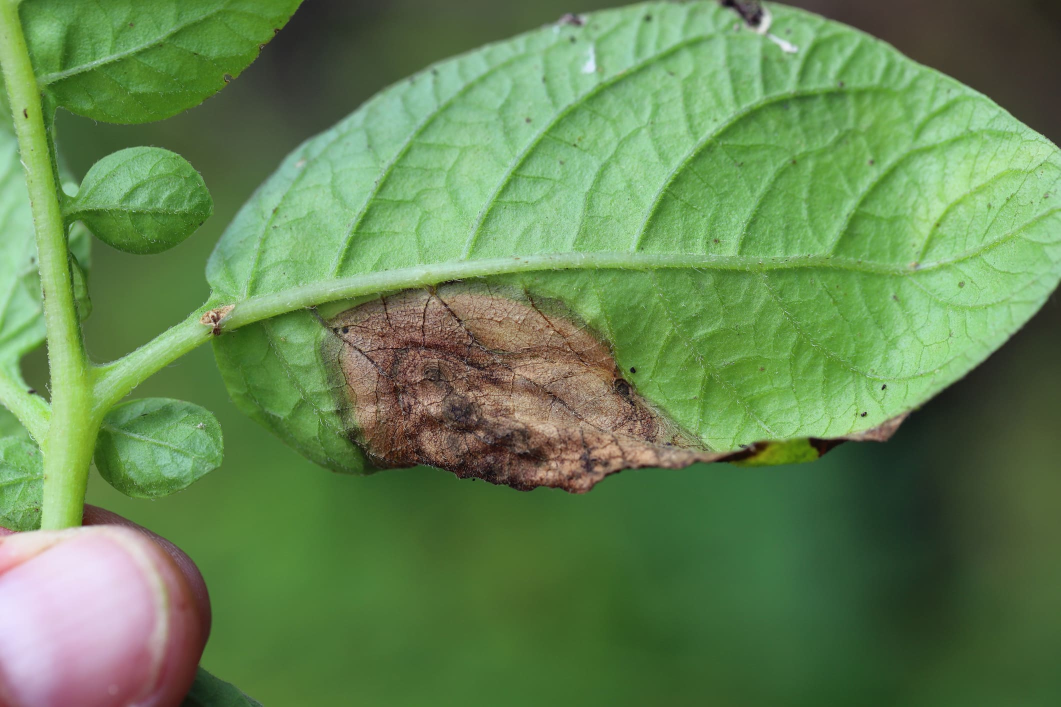
#> input picture test1 copy.png, 2121 x 1414 px (shown at 1/2 size)
$ python -i severity.py   (imports and definitions only)
#> lines starting #> are read from the running program, lines starting #| are printed output that depends on the picture; after the words box and inside, x2 and y2 are one past the last pixel; in counts of white or black regions, pixels touching at a corner belong together
import cv2
import numpy as np
from app.config import HEATMAP_THRESHOLD, MILD_THRESHOLD, MODERATE_THRESHOLD
def segment_leaf_mask(image_rgb):
    """
    Broader leaf segmentation:
    includes green + yellow + brown plant tissue.
    This works better for diseased leaves than green-only masking.
    """
    image_bgr = cv2.cvtColor(image_rgb, cv2.COLOR_RGB2BGR)
#> image_bgr is the input picture: shape (1414, 2121, 3); mean B, G, R 82.8, 133.8, 100.6
    hsv = cv2.cvtColor(image_bgr, cv2.COLOR_RGB2HSV)
#> hsv: shape (1414, 2121, 3); mean H, S, V 74.5, 109.3, 137.4

    # Green healthy tissue
    lower_green = np.array([20, 25, 20])
    upper_green = np.array([95, 255, 255])
    mask_green = cv2.inRange(hsv, lower_green, upper_green)
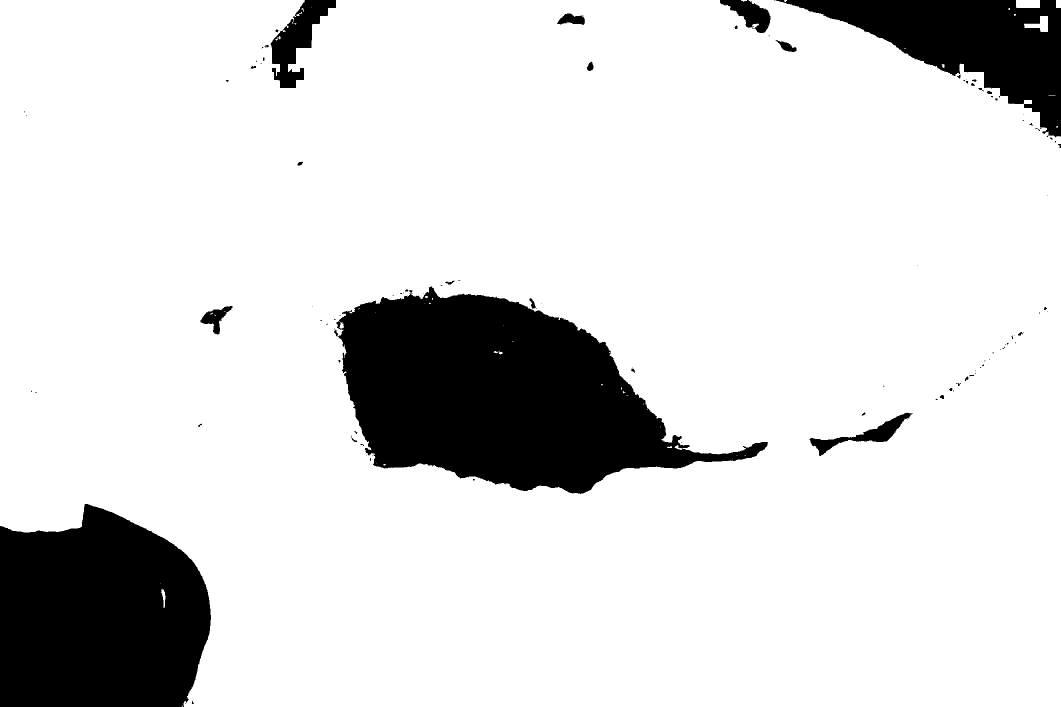
#> mask_green: shape (1414, 2121) (shown at 1/2 size); 85.8% white; 112 black regions (77 under 20 px), largest, box (x1, y1, x2, y2) and area: (668, 573, 1536, 988) 198012, (0, 1008, 422, 1414) 142794, (1552, 0, 2121, 275) 64291

    # Yellow/chlorotic tissue
    lower_yellow = np.array([10, 20, 20])
    upper_yellow = np.array([35, 255, 255])
    mask_yellow = cv2.inRange(hsv, lower_yellow, upper_yellow)
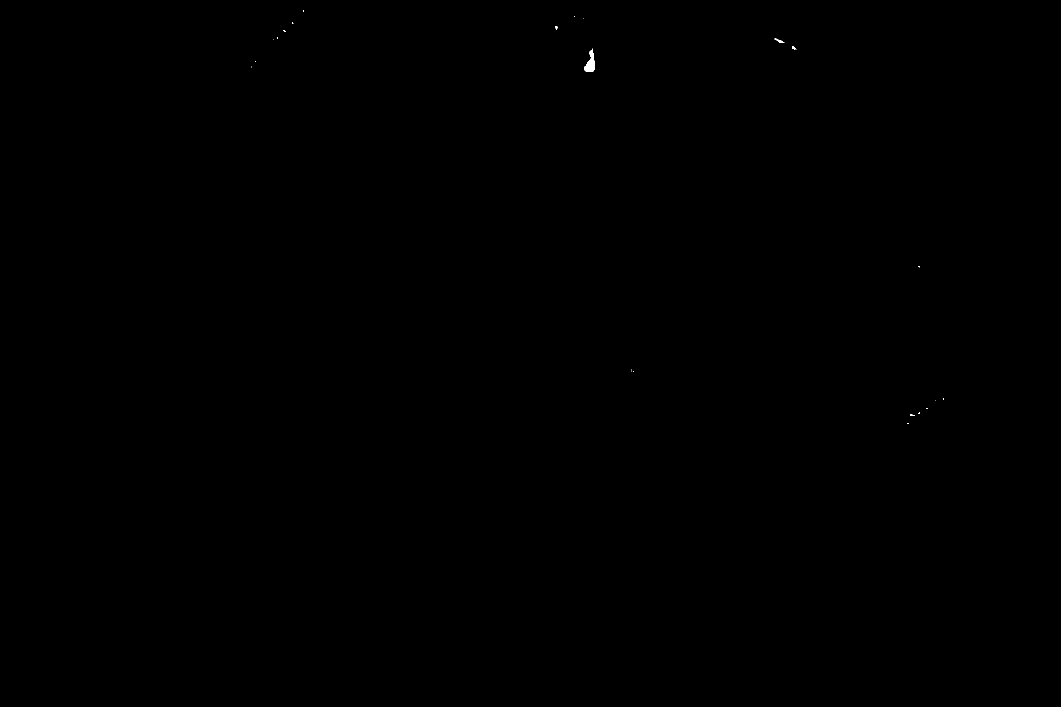
#> mask_yellow: shape (1414, 2121) (shown at 1/2 size); 0.03% white; 25 white regions (21 under 20 px), largest, box (x1, y1, x2, y2) and area: (1168, 97, 1190, 144) 536, (1549, 76, 1569, 86) 67, (1584, 93, 1592, 99) 30, (1110, 52, 1115, 60) 24

    # Brown necrotic tissue
    lower_brown = np.array([5, 20, 10])
    upper_brown = np.array([25, 255, 180])
    mask_brown = cv2.inRange(hsv, lower_brown, upper_brown)
#> mask_brown: shape (1414, 2121); 0% white in thin lines or dots, all inside (x1, y1, x2, y2) = (503, 9, 1888, 832)

    # Combine all plant tissue masks
    mask = cv2.bitwise_or(mask_green, mask_yellow)
    mask = cv2.bitwise_or(mask, mask_brown)
#> mask: shape (1414, 2121); 85.8% white; 112 black regions (78 under 20 px), largest, box (x1, y1, x2, y2) and area: (668, 573, 1536, 988) 198002, (0, 1008, 422, 1414) 142794, (1552, 0, 2121, 275) 64291

    # Clean up
    kernel = np.ones((5, 5), np.uint8)
    mask = cv2.morphologyEx(mask, cv2.MORPH_OPEN, kernel)
#> mask: shape (1414, 2121); 85.7% white; 79 black regions (49 under 20 px), largest, box (x1, y1, x2, y2) and area: (668, 573, 1536, 988) 199006, (0, 1008, 422, 1414) 142885, (1548, 0, 2121, 280) 64584
    mask = cv2.morphologyEx(mask, cv2.MORPH_CLOSE, kernel)
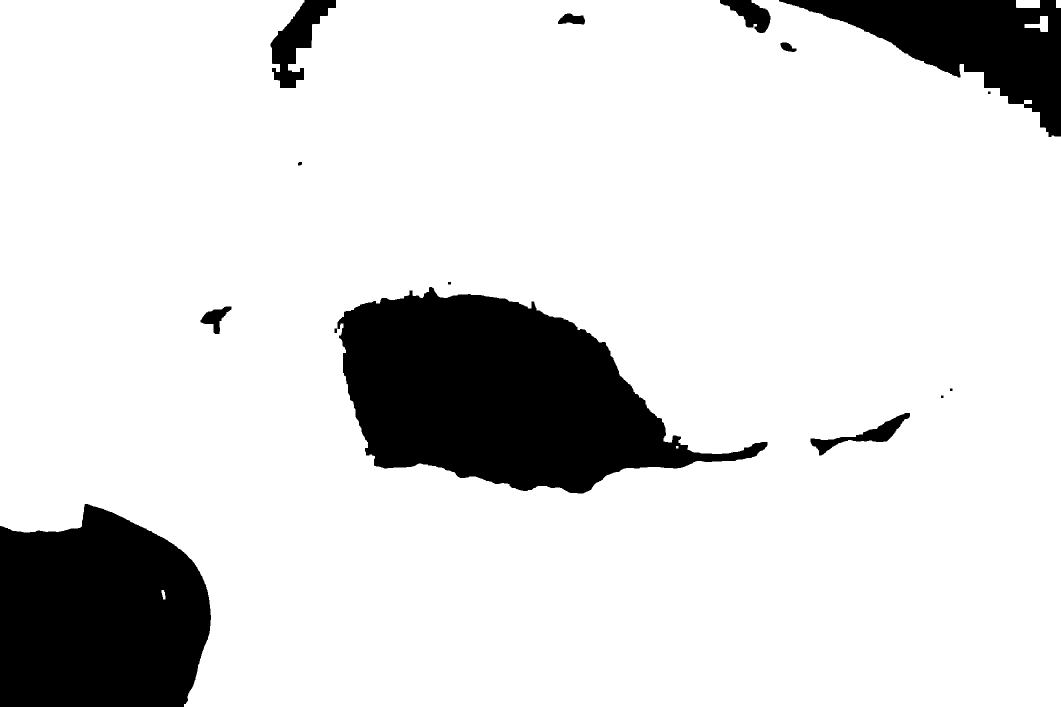
#> mask: shape (1414, 2121) (shown at 1/2 size); 85.8% white; 15 black regions, largest, box (x1, y1, x2, y2) and area: (675, 574, 1535, 987) 198710, (0, 1008, 422, 1414) 142882, (1558, 0, 2121, 274) 64472

    # Keep the largest connected component only
    num_labels, labels, stats, _ = cv2.connectedComponentsWithStats(mask, connectivity=8)
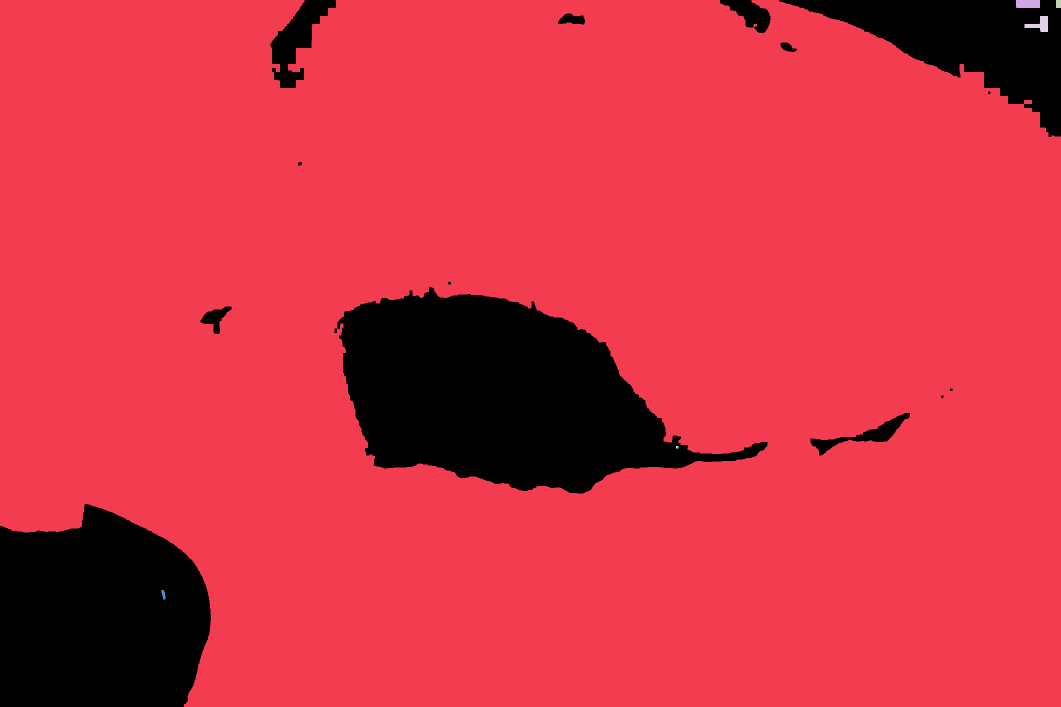
#> labels: shape (1414, 2121) int32 (shown at 1/2 size); 7 distinct labels, from 0 to 6; one colour per label, 0 black
#> num_labels = 7; stats = [[0, 0, 2121, 1414, 425989], [0, 0, 2121, 1414, 2571304], [2032, 0, 48, 16, 767], [2112, 0, 9, 16, 144], [2049, 32, 47, 32, 758], [1352, 892, 5, 5, 25], [323, 1180, 8, 19, 107]]
    if num_labels > 1:
        largest_label = 1 + np.argmax(stats[1:, cv2.CC_STAT_AREA])
#> largest_label = 1
        mask = np.where(labels == largest_label, 255, 0).astype(np.uint8)
#> mask: shape (1414, 2121); 85.7% white; 15 black regions, largest, box (x1, y1, x2, y2) and area: (675, 574, 1535, 987) 198735, (0, 1008, 422, 1414) 142989, (1558, 0, 2121, 274) 66141

    return mask

# [64 lines left out: functions create_disease_mask_from_heatmap, compute_severity, severity_label_from_percent, overlay_mask_on_image, not called in this run]

>>> import cv2
>>> picture = cv2.cvtColor(cv2.imread('../test1 copy.png'), cv2.COLOR_BGR2RGB)
>>> result = segment_leaf_mask(picture)

$ run again, on test2.png
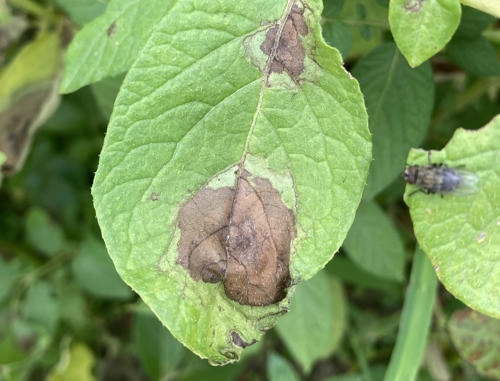
#> input picture test2.png, 500 x 381 px
#> in segment_leaf_mask, image_bgr is the input picture: shape (381, 500, 3); mean B, G, R 93.8, 154.3, 125.5
#> hsv: shape (381, 500, 3); mean H, S, V 77.2, 110.6, 155.9
#> in segment_leaf_mask, `mask_green = cv2.inRange(hsv, lower_green, upper_green)`:
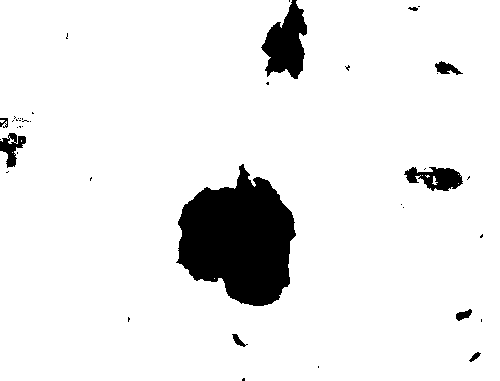
#> mask_green: shape (381, 500); 91.9% white; 42 black regions (32 under 20 px), largest, box (x1, y1, x2, y2) and area: (176, 164, 296, 306) 11307, (261, 0, 307, 79) 2128, (404, 167, 463, 191) 862
#> mask_yellow: shape (381, 500); 0.06% white in thin lines or dots, all inside (x1, y1, x2, y2) = (439, 169, 462, 189)
#> mask_brown: shape (381, 500); 0.11% white; 1 white region, box (x1, y1, x2, y2) and area: (439, 169, 462, 189) 214
#> in segment_leaf_mask, `mask = cv2.morphologyEx(mask, cv2.MORPH_CLOSE, kernel)`:
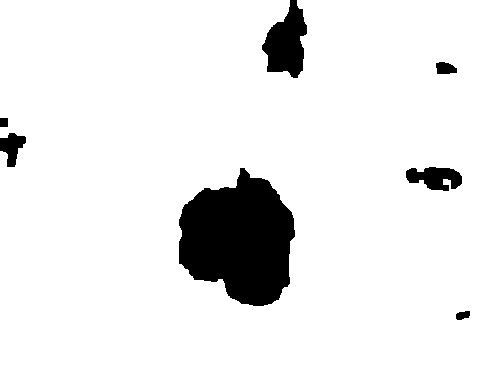
#> mask: shape (381, 500); 92% white; 7 black regions, largest, box (x1, y1, x2, y2) and area: (179, 168, 295, 306) 11315, (262, 0, 307, 78) 2149, (406, 167, 462, 191) 908
#> num_labels = 2; stats = [[0, 0, 470, 320, 15252], [0, 0, 500, 381, 175248]]
#> largest_label = 1

$ run again, on test3.png
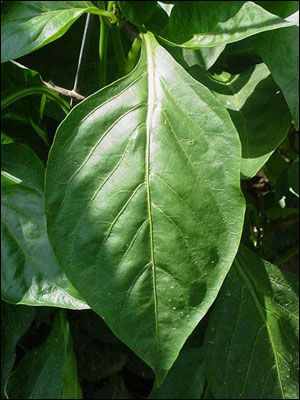
#> input picture test3.png, 300 x 400 px
#> in segment_leaf_mask, image_bgr is the input picture: shape (400, 300, 3); mean B, G, R 50.5, 96.6, 65.2
#> hsv: shape (400, 300, 3); mean H, S, V 68.5, 150.3, 96.7
#> mask_green: shape (400, 300); 91.5% white; 227 black regions (199 under 20 px), largest, box (x1, y1, x2, y2) and area: (0, 0, 300, 400) 4916, (147, 46, 173, 162) 1263, (11, 320, 52, 372) 714
#> mask_yellow: shape (400, 300); 0.06% white in thin lines or dots
#> mask_brown: shape (400, 300); 0.07% white in thin lines or dots
#> in segment_leaf_mask, `num_labels, labels, stats, _ = cv2.connectedComponentsWithStats(mask, ..`:
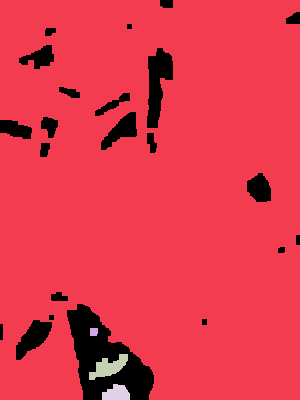
#> labels: shape (400, 300) int32; 5 distinct labels, from 0 to 4; one colour per label, 0 black
#> num_labels = 5; stats = [[0, 0, 300, 400, 9590], [0, 0, 300, 400, 109504], [90, 328, 8, 8, 62], [89, 354, 39, 26, 504], [102, 384, 28, 16, 340]]
#> largest_label = 1
#> in segment_leaf_mask, `mask = np.where(labels == largest_label, 255, 0).astype(np.uint8)`:
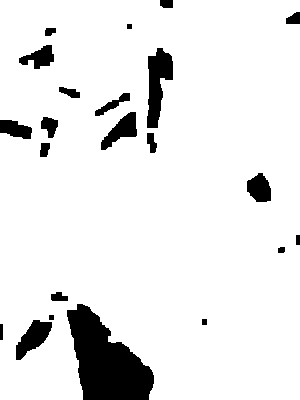
#> mask: shape (400, 300); 91.3% white; 22 black regions, largest, box (x1, y1, x2, y2) and area: (67, 304, 154, 400) 4948, (147, 48, 173, 128) 1241, (16, 320, 52, 360) 745
